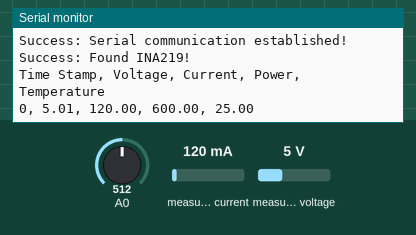
This program was run on a simulated Arduino Nano, built with avr-gcc and run on an emulated ATmega328P. Parts: the last lines printed to the serial monitor. The test bench sets the inputs (shaded band); at power-on: measured current 120 mA, A0 = 512, measured voltage 5 V.

Above: at 1.2 s.
1.3 s: measured current set to 40 mA
At 2.6 s:
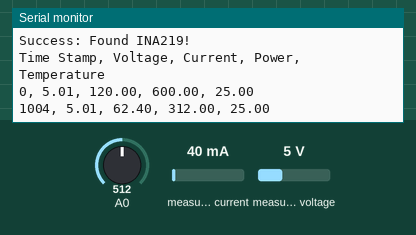
2.8 s: A0 set to 716
At 3.8 s:
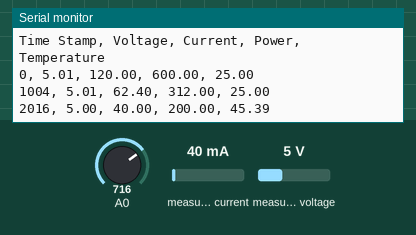
4.3 s: measured voltage set to 0.3 V
At 5.6 s:
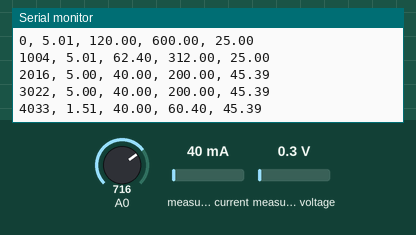
5.8 s: A0 set to 900
At 6.9 s:
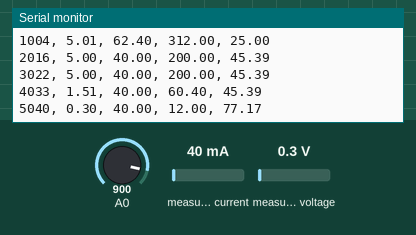
7.3 s: measured current set to 500 mA
At 8.9 s:
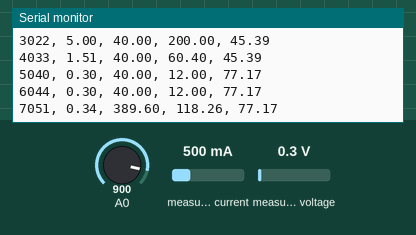
Timing chart, 0 to 9.8 s (numbered marks = the images above; inputs shaded):
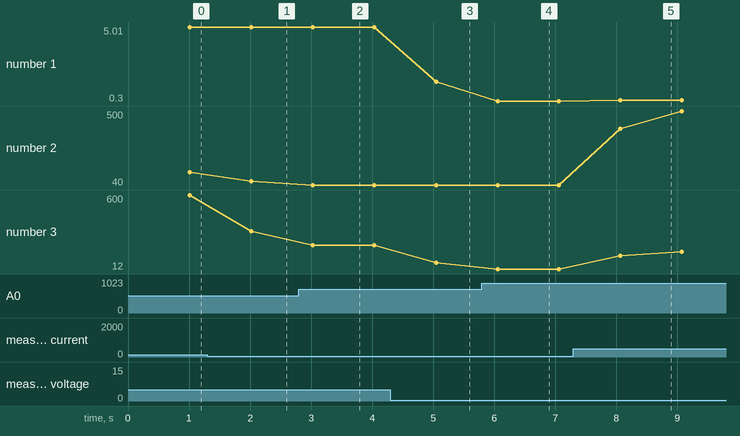

The program:

main.cpp
```cpp
#include <Arduino.h>
// #include <_config.h>
#include <utilis.h>
#include <Adafruit_INA219.h>

Adafruit_INA219 ina219;
DataSet dataSet;
long int timer = 0;

void setup()
{
  Serial.begin(115200);
  while (!Serial)
  {
    delay(1);
  }

  // uint32_t currentFrequency;

  Serial.println("Success: Serial communication established!");

  // Initialize the INA219.
  // By default the initialization will use the largest range (32V, 2A).  However
  // you can call a setCalibration function to change this range (see comments).
  if (!ina219.begin())
  {
    Serial.println("Failed to find INA219 chip");
    while (1)
    {
      delay(10);
    }
  }

  Serial.println("Success: Found INA219!");

  // To use a slightly lower 32V, 1A range (higher precision on amps):
  // ina219.setCalibration_32V_1A();
  // Or to use a lower 16V, 400mA range (higher precision on volts and amps):
  // ina219.setCalibration_16V_400mA();

  // delay(5000);
  for (int i = 0; i < 50; i++)
  {
    Serial.println();
  }

  Serial.println("Time Stamp, Voltage, Current, Power, Temperature");
}

void loop()
{
  updatePowerData(&dataSet, &ina219);

  if (timer == 0)
    timer = millis();

  if(dataSet.power_mw == 0){
    timer = 0;
    return;
  }

  Serial.print(String(millis() - timer) + ", ");
  Serial.print(String(dataSet.voltage_mv,2) + ", ");
  Serial.print(String(dataSet.current_mA,2) + ", ");
  Serial.print(String(dataSet.power_mw,2) + ", ");
  Serial.print(getTemparature(A0));
  Serial.println();
}
```

utilis.cpp
```cpp
#include <utilis.h>
// #include <_config.h>
// #include <Arduino.h>
// #include <Adafruit_INA219.h>

double getTemparature(int ANALOG_PIN)
{
    double temp;
    int data = analogRead(ANALOG_PIN);
    temp = log(10000.0 * ((1024.0 / data - 1)));
    temp = 1 / (0.001129148 + (0.000234125 + (0.0000000876741 * temp * temp)) * temp); // in kelvin
    temp = temp - 273.15; //in celceus
    return temp;
}

void updatePowerData(DataSet *dataSet, Adafruit_INA219 *ina219)
{
    long int clock_1 = millis();

    double t_current = 0;
    double t_loadVoltage = 0;
    double t_power = 0;

    int counter = 0;

    while (millis() - clock_1 < 1000)
    {
        long int clock_2 = millis();

        float shuntvoltage = ina219->getShuntVoltage_mV();
        float busvoltage = ina219->getBusVoltage_V();

        t_current += ina219->getCurrent_mA();
        t_loadVoltage += busvoltage + (shuntvoltage / 1000);
        t_power += ina219->getPower_mW();

        counter++;

        long int clock_duration_2 = millis() - clock_2;
        int wait = int((float(1000) / Sample_Rate)) - clock_duration_2;
        delay(wait);
    }

    dataSet->current_mA = t_current / counter;
    dataSet->voltage_mv = t_loadVoltage / counter;
    dataSet->power_mw = t_power / counter;
}
```

utilis.h
```cpp
#ifndef __utilis
#define __utilis

#include <Arduino.h>
#include <_config.h>
#include <Adafruit_INA219.h>

struct DataSet
{
    float voltage_mv = 0;
    float current_mA = 0;
    float power_mw = 0;
    float temp = 0;
};

void updatePowerData(DataSet *dataSet, Adafruit_INA219 *ina219);
double getTemparature(int ANALOG_PIN);

#endif
```

_config.h
```cpp
#ifndef __config
#define __config

const int Sample_Rate = 100; //Per Second


#endif
```

Measured:
- after the input at 1.3 s, the serial monitor: prints a new line after 0.72 s (image 1)
- after the input at 2.8 s, the serial monitor: prints a new line after 0.23 s (image 2)
- after the input at 4.3 s, the serial monitor: prints a new line after 0.75 s (image 3)
- after the input at 5.8 s, the serial monitor: prints a new line after 0.26 s (image 4)
- after the input at 7.3 s, the serial monitor: prints a new line after 0.77 s (image 5)
- plotted number 1: 5 → 1.51 after the input at 4.3 s, 0.3 → 0.35 after the input at 7.3 s
- plotted number 2: 120 → 62.4 after the input at 1.3 s, 40 → 500 after the input at 7.3 s
- plotted number 3: 600 → 312 after the input at 1.3 s, 200 → 60.4 after the input at 4.3 s, 12 → 150 after the input at 7.3 s
